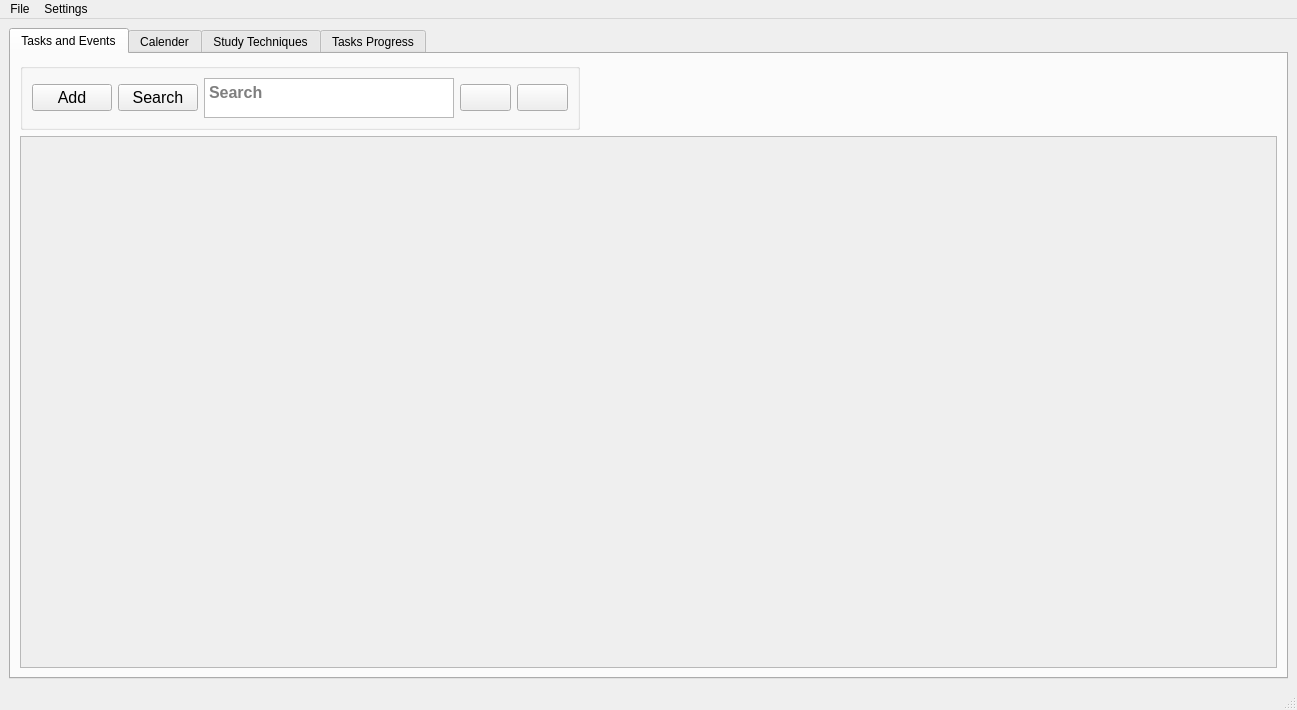
<?xml version="1.0" encoding="UTF-8"?>
<ui version="4.0">
 <class>MainWindow</class>
 <widget class="QMainWindow" name="MainWindow">
  <property name="geometry">
   <rect>
    <x>0</x>
    <y>0</y>
    <width>1297</width>
    <height>710</height>
   </rect>
  </property>
  <property name="sizePolicy">
   <sizepolicy hsizetype="Fixed" vsizetype="Fixed">
    <horstretch>0</horstretch>
    <verstretch>0</verstretch>
   </sizepolicy>
  </property>
  <property name="windowTitle">
   <string>Task Managment</string>
  </property>
  <widget class="QWidget" name="centralwidget">
   <layout class="QHBoxLayout" name="horizontalLayout_3">
    <item>
     <widget class="QTabWidget" name="tabWidget_mainTabs">
      <property name="layoutDirection">
       <enum>Qt::LeftToRight</enum>
      </property>
      <property name="styleSheet">
       <string notr="true">q
rgb(241, 255, 231)</string>
      </property>
      <property name="tabPosition">
       <enum>QTabWidget::North</enum>
      </property>
      <property name="tabShape">
       <enum>QTabWidget::Rounded</enum>
      </property>
      <property name="currentIndex">
       <number>0</number>
      </property>
      <property name="elideMode">
       <enum>Qt::ElideNone</enum>
      </property>
      <property name="usesScrollButtons">
       <bool>true</bool>
      </property>
      <widget class="QWidget" name="tab_tasks">
       <attribute name="title">
        <string>Tasks and Events</string>
       </attribute>
       <layout class="QGridLayout" name="gridLayout_2">
        <item row="0" column="0">
         <widget class="QGroupBox" name="groupBox_addAndSearch">
          <property name="sizePolicy">
           <sizepolicy hsizetype="Fixed" vsizetype="Fixed">
            <horstretch>0</horstretch>
            <verstretch>0</verstretch>
           </sizepolicy>
          </property>
          <property name="font">
           <font>
            <pointsize>12</pointsize>
           </font>
          </property>
          <property name="title">
           <string/>
          </property>
          <property name="flat">
           <bool>false</bool>
          </property>
          <layout class="QHBoxLayout" name="horizontalLayout_2">
           <item>
            <widget class="QPushButton" name="pushButton_addTask">
             <property name="styleSheet">
              <string notr="true">/*#pushButton_addTask {
    background-color: #3498db;
    color: white;
    font-size: 14px;
}
#pushButton_addTask:hover {
	background-color: rgb(174, 223, 255);
    color: white;
    font-size: 14px;

}*/</string>
             </property>
             <property name="text">
              <string>Add</string>
             </property>
            </widget>
           </item>
           <item>
            <widget class="QPushButton" name="pushButton_searchTask">
             <property name="text">
              <string>Search</string>
             </property>
            </widget>
           </item>
           <item>
            <widget class="QPlainTextEdit" name="plainTextEdit_searchTask">
             <property name="sizePolicy">
              <sizepolicy hsizetype="Fixed" vsizetype="Fixed">
               <horstretch>0</horstretch>
               <verstretch>0</verstretch>
              </sizepolicy>
             </property>
             <property name="maximumSize">
              <size>
               <width>250</width>
               <height>40</height>
              </size>
             </property>
             <property name="font">
              <font>
               <pointsize>12</pointsize>
               <weight>75</weight>
               <bold>true</bold>
              </font>
             </property>
             <property name="focusPolicy">
              <enum>Qt::StrongFocus</enum>
             </property>
             <property name="placeholderText">
              <string>Search</string>
             </property>
            </widget>
           </item>
           <item>
            <widget class="QPushButton" name="pushButton_sort1">
             <property name="text">
              <string/>
             </property>
            </widget>
           </item>
           <item>
            <widget class="QPushButton" name="pushButton_sort2">
             <property name="text">
              <string/>
             </property>
            </widget>
           </item>
          </layout>
         </widget>
        </item>
        <item row="1" column="0">
         <widget class="QScrollArea" name="scrollArea_tasks">
          <property name="sizePolicy">
           <sizepolicy hsizetype="Expanding" vsizetype="Expanding">
            <horstretch>0</horstretch>
            <verstretch>0</verstretch>
           </sizepolicy>
          </property>
          <property name="sizeAdjustPolicy">
           <enum>QAbstractScrollArea::AdjustToContents</enum>
          </property>
          <property name="widgetResizable">
           <bool>true</bool>
          </property>
          <widget class="QWidget" name="scrollArea_tasks_content">
           <property name="enabled">
            <bool>true</bool>
           </property>
           <property name="geometry">
            <rect>
             <x>0</x>
             <y>0</y>
             <width>1245</width>
             <height>513</height>
            </rect>
           </property>
          </widget>
         </widget>
        </item>
       </layout>
      </widget>
      <widget class="QWidget" name="tab_calender">
       <attribute name="title">
        <string>Calender</string>
       </attribute>
       <layout class="QHBoxLayout" name="horizontalLayout">
        <item>
         <layout class="QVBoxLayout" name="verticalLayout">
          <item>
           <widget class="QCalendarWidget" name="calendarWidget">
            <property name="enabled">
             <bool>true</bool>
            </property>
            <property name="font">
             <font>
              <weight>50</weight>
              <bold>false</bold>
              <stylestrategy>PreferDefault</stylestrategy>
              <kerning>true</kerning>
             </font>
            </property>
            <property name="cursor">
             <cursorShape>PointingHandCursor</cursorShape>
            </property>
            <property name="mouseTracking">
             <bool>false</bool>
            </property>
            <property name="tabletTracking">
             <bool>false</bool>
            </property>
            <property name="focusPolicy">
             <enum>Qt::NoFocus</enum>
            </property>
            <property name="contextMenuPolicy">
             <enum>Qt::DefaultContextMenu</enum>
            </property>
            <property name="autoFillBackground">
             <bool>false</bool>
            </property>
            <property name="styleSheet">
             <string notr="true"/>
            </property>
            <property name="locale">
             <locale language="English" country="AntiguaAndBarbuda"/>
            </property>
            <property name="inputMethodHints">
             <set>Qt::ImhNone</set>
            </property>
            <property name="maximumDate">
             <date>
              <year>4000</year>
              <month>12</month>
              <day>31</day>
             </date>
            </property>
            <property name="firstDayOfWeek">
             <enum>Qt::Sunday</enum>
            </property>
            <property name="gridVisible">
             <bool>false</bool>
            </property>
            <property name="selectionMode">
             <enum>QCalendarWidget::SingleSelection</enum>
            </property>
            <property name="horizontalHeaderFormat">
             <enum>QCalendarWidget::LongDayNames</enum>
            </property>
            <property name="verticalHeaderFormat">
             <enum>QCalendarWidget::NoVerticalHeader</enum>
            </property>
            <property name="navigationBarVisible">
             <bool>true</bool>
            </property>
            <property name="dateEditEnabled">
             <bool>true</bool>
            </property>
           </widget>
          </item>
         </layout>
        </item>
       </layout>
      </widget>
      <widget class="QWidget" name="tab_study">
       <attribute name="title">
        <string>Study Techniques</string>
       </attribute>
       <layout class="QHBoxLayout" name="horizontalLayout_7">
        <item>
         <layout class="QVBoxLayout" name="verticalLayout_5" stretch="0,2,8,0">
          <property name="sizeConstraint">
           <enum>QLayout::SetNoConstraint</enum>
          </property>
          <item>
           <spacer name="verticalSpacer_6">
            <property name="orientation">
             <enum>Qt::Vertical</enum>
            </property>
            <property name="sizeHint" stdset="0">
             <size>
              <width>20</width>
              <height>40</height>
             </size>
            </property>
           </spacer>
          </item>
          <item>
           <layout class="QHBoxLayout" name="horizontalLayout_6" stretch="0,0,0">
            <item>
             <widget class="QLabel" name="copmletion_label_3">
              <property name="sizePolicy">
               <sizepolicy hsizetype="Minimum" vsizetype="Fixed">
                <horstretch>0</horstretch>
                <verstretch>0</verstretch>
               </sizepolicy>
              </property>
              <property name="minimumSize">
               <size>
                <width>160</width>
                <height>30</height>
               </size>
              </property>
              <property name="maximumSize">
               <size>
                <width>160</width>
                <height>30</height>
               </size>
              </property>
              <property name="text">
               <string>Choose your technique:</string>
              </property>
             </widget>
            </item>
            <item>
             <widget class="QComboBox" name="comboBox_techniques">
              <property name="sizePolicy">
               <sizepolicy hsizetype="Minimum" vsizetype="Fixed">
                <horstretch>0</horstretch>
                <verstretch>0</verstretch>
               </sizepolicy>
              </property>
              <property name="minimumSize">
               <size>
                <width>180</width>
                <height>30</height>
               </size>
              </property>
              <property name="maximumSize">
               <size>
                <width>180</width>
                <height>30</height>
               </size>
              </property>
              <property name="focusPolicy">
               <enum>Qt::NoFocus</enum>
              </property>
              <property name="editable">
               <bool>false</bool>
              </property>
              <property name="currentText">
               <string/>
              </property>
              <property name="currentIndex">
               <number>-1</number>
              </property>
              <item>
               <property name="text">
                <string>Your Own Time Blocking</string>
               </property>
              </item>
              <item>
               <property name="text">
                <string>Pomodoro Technique</string>
               </property>
              </item>
              <item>
               <property name="text">
                <string>52-17 Technique</string>
               </property>
              </item>
              <item>
               <property name="text">
                <string>The 45-15 Method</string>
               </property>
              </item>
             </widget>
            </item>
            <item>
             <widget class="QPushButton" name="pushButton_study">
              <property name="sizePolicy">
               <sizepolicy hsizetype="Minimum" vsizetype="Fixed">
                <horstretch>0</horstretch>
                <verstretch>0</verstretch>
               </sizepolicy>
              </property>
              <property name="minimumSize">
               <size>
                <width>150</width>
                <height>30</height>
               </size>
              </property>
              <property name="maximumSize">
               <size>
                <width>150</width>
                <height>30</height>
               </size>
              </property>
              <property name="styleSheet">
               <string notr="true">/*#pushButton_study {
    background-color: #3498db;
    color: white;
    font-size: 14px;
}
#pushButton_study:hover {
	background-color: rgb(0, 85, 255);
    color: white;
    font-size: 14px;

}*/</string>
              </property>
              <property name="text">
               <string>Start</string>
              </property>
             </widget>
            </item>
           </layout>
          </item>
          <item>
           <widget class="QTextBrowser" name="TextBrowser_display">
            <property name="sizePolicy">
             <sizepolicy hsizetype="Expanding" vsizetype="Expanding">
              <horstretch>0</horstretch>
              <verstretch>0</verstretch>
             </sizepolicy>
            </property>
            <property name="minimumSize">
             <size>
              <width>600</width>
              <height>450</height>
             </size>
            </property>
            <property name="maximumSize">
             <size>
              <width>16777215</width>
              <height>16777215</height>
             </size>
            </property>
            <property name="autoFillBackground">
             <bool>false</bool>
            </property>
            <property name="html">
             <string>&lt;!DOCTYPE HTML PUBLIC &quot;-//W3C//DTD HTML 4.0//EN&quot; &quot;http://www.w3.org/TR/REC-html40/strict.dtd&quot;&gt;
&lt;html&gt;&lt;head&gt;&lt;meta name=&quot;qrichtext&quot; content=&quot;1&quot; /&gt;&lt;style type=&quot;text/css&quot;&gt;
p, li { white-space: pre-wrap; }
&lt;/style&gt;&lt;/head&gt;&lt;body style=&quot; font-family:'MS Shell Dlg 2'; font-size:7.8pt; font-weight:400; font-style:normal;&quot;&gt;
&lt;p style=&quot;-qt-paragraph-type:empty; margin-top:12px; margin-bottom:12px; margin-left:0px; margin-right:0px; -qt-block-indent:0; text-indent:0px;&quot;&gt;&lt;br /&gt;&lt;/p&gt;&lt;/body&gt;&lt;/html&gt;</string>
            </property>
           </widget>
          </item>
          <item>
           <spacer name="verticalSpacer_7">
            <property name="orientation">
             <enum>Qt::Vertical</enum>
            </property>
            <property name="sizeHint" stdset="0">
             <size>
              <width>20</width>
              <height>40</height>
             </size>
            </property>
           </spacer>
          </item>
         </layout>
        </item>
        <item>
         <layout class="QGridLayout" name="gridLayout_3" rowstretch="1,6,1,6,1,6,1,2,1">
          <item row="1" column="1" alignment="Qt::AlignRight">
           <widget class="QLabel" name="copmletion_label_5">
            <property name="text">
             <string>TIMER:</string>
            </property>
           </widget>
          </item>
          <item row="5" column="1" alignment="Qt::AlignRight">
           <widget class="QLabel" name="copmletion_label_4">
            <property name="text">
             <string>Your Progress:</string>
            </property>
           </widget>
          </item>
          <item row="1" column="2" alignment="Qt::AlignHCenter">
           <widget class="QLCDNumber" name="doneNum_3">
            <property name="minimumSize">
             <size>
              <width>260</width>
              <height>80</height>
             </size>
            </property>
            <property name="maximumSize">
             <size>
              <width>260</width>
              <height>80</height>
             </size>
            </property>
           </widget>
          </item>
          <item row="3" column="2" alignment="Qt::AlignHCenter">
           <widget class="QTextBrowser" name="textBrowser_2">
            <property name="enabled">
             <bool>true</bool>
            </property>
            <property name="sizePolicy">
             <sizepolicy hsizetype="Fixed" vsizetype="Fixed">
              <horstretch>0</horstretch>
              <verstretch>0</verstretch>
             </sizepolicy>
            </property>
            <property name="minimumSize">
             <size>
              <width>150</width>
              <height>35</height>
             </size>
            </property>
            <property name="maximumSize">
             <size>
              <width>150</width>
              <height>35</height>
             </size>
            </property>
            <property name="font">
             <font>
              <pointsize>20</pointsize>
              <weight>50</weight>
              <italic>false</italic>
              <bold>false</bold>
             </font>
            </property>
            <property name="cursor" stdset="0">
             <cursorShape>ArrowCursor</cursorShape>
            </property>
            <property name="focusPolicy">
             <enum>Qt::NoFocus</enum>
            </property>
            <property name="layoutDirection">
             <enum>Qt::LeftToRight</enum>
            </property>
            <property name="styleSheet">
             <string notr="true"/>
            </property>
            <property name="html">
             <string>&lt;!DOCTYPE HTML PUBLIC &quot;-//W3C//DTD HTML 4.0//EN&quot; &quot;http://www.w3.org/TR/REC-html40/strict.dtd&quot;&gt;
&lt;html&gt;&lt;head&gt;&lt;meta name=&quot;qrichtext&quot; content=&quot;1&quot; /&gt;&lt;style type=&quot;text/css&quot;&gt;
p, li { white-space: pre-wrap; }
&lt;/style&gt;&lt;/head&gt;&lt;body style=&quot; font-family:'MS Shell Dlg 2'; font-size:20pt; font-weight:400; font-style:normal;&quot;&gt;
&lt;p align=&quot;center&quot; style=&quot; margin-top:0px; margin-bottom:0px; margin-left:0px; margin-right:0px; -qt-block-indent:0; text-indent:0px;&quot;&gt;&lt;span style=&quot; font-size:7.8pt;&quot;&gt;Studying&lt;/span&gt;&lt;/p&gt;&lt;/body&gt;&lt;/html&gt;</string>
            </property>
           </widget>
          </item>
          <item row="5" column="2" alignment="Qt::AlignHCenter">
           <widget class="QProgressBar" name="completion_bar_3">
            <property name="sizePolicy">
             <sizepolicy hsizetype="Maximum" vsizetype="Maximum">
              <horstretch>0</horstretch>
              <verstretch>0</verstretch>
             </sizepolicy>
            </property>
            <property name="minimumSize">
             <size>
              <width>450</width>
              <height>0</height>
             </size>
            </property>
            <property name="maximumSize">
             <size>
              <width>450</width>
              <height>30</height>
             </size>
            </property>
            <property name="value">
             <number>0</number>
            </property>
           </widget>
          </item>
          <item row="3" column="1" alignment="Qt::AlignRight">
           <widget class="QLabel" name="copmletion_label_6">
            <property name="text">
             <string>Status:</string>
            </property>
           </widget>
          </item>
          <item row="0" column="2">
           <spacer name="verticalSpacer_2">
            <property name="orientation">
             <enum>Qt::Vertical</enum>
            </property>
            <property name="sizeType">
             <enum>QSizePolicy::Expanding</enum>
            </property>
            <property name="sizeHint" stdset="0">
             <size>
              <width>20</width>
              <height>40</height>
             </size>
            </property>
           </spacer>
          </item>
          <item row="8" column="2">
           <spacer name="verticalSpacer">
            <property name="orientation">
             <enum>Qt::Vertical</enum>
            </property>
            <property name="sizeHint" stdset="0">
             <size>
              <width>20</width>
              <height>40</height>
             </size>
            </property>
           </spacer>
          </item>
          <item row="2" column="2">
           <spacer name="verticalSpacer_3">
            <property name="orientation">
             <enum>Qt::Vertical</enum>
            </property>
            <property name="sizeType">
             <enum>QSizePolicy::Fixed</enum>
            </property>
            <property name="sizeHint" stdset="0">
             <size>
              <width>20</width>
              <height>40</height>
             </size>
            </property>
           </spacer>
          </item>
          <item row="4" column="2">
           <spacer name="verticalSpacer_4">
            <property name="orientation">
             <enum>Qt::Vertical</enum>
            </property>
            <property name="sizeType">
             <enum>QSizePolicy::Fixed</enum>
            </property>
            <property name="sizeHint" stdset="0">
             <size>
              <width>20</width>
              <height>40</height>
             </size>
            </property>
           </spacer>
          </item>
          <item row="3" column="0">
           <spacer name="horizontalSpacer_2">
            <property name="orientation">
             <enum>Qt::Horizontal</enum>
            </property>
            <property name="sizeHint" stdset="0">
             <size>
              <width>40</width>
              <height>20</height>
             </size>
            </property>
           </spacer>
          </item>
          <item row="3" column="3">
           <spacer name="horizontalSpacer">
            <property name="orientation">
             <enum>Qt::Horizontal</enum>
            </property>
            <property name="sizeHint" stdset="0">
             <size>
              <width>40</width>
              <height>20</height>
             </size>
            </property>
           </spacer>
          </item>
          <item row="7" column="2">
           <layout class="QHBoxLayout" name="horizontalLayout_4">
            <property name="spacing">
             <number>10</number>
            </property>
            <property name="sizeConstraint">
             <enum>QLayout::SetDefaultConstraint</enum>
            </property>
            <item>
             <widget class="QPushButton" name="pushButton_study_2">
              <property name="minimumSize">
               <size>
                <width>150</width>
                <height>30</height>
               </size>
              </property>
              <property name="maximumSize">
               <size>
                <width>150</width>
                <height>40</height>
               </size>
              </property>
              <property name="styleSheet">
               <string notr="true">/*#pushButton_study_2 {
    background-color: #3498db;
    color: white;
    font-size: 14px;
}
#pushButton_study_2:hover {
	background-color: rgb(0, 85, 255);
    color: white;
    font-size: 14px;

}*/
</string>
              </property>
              <property name="text">
               <string>Stop</string>
              </property>
             </widget>
            </item>
            <item>
             <widget class="QPushButton" name="pushButton_study_3">
              <property name="sizePolicy">
               <sizepolicy hsizetype="MinimumExpanding" vsizetype="Fixed">
                <horstretch>0</horstretch>
                <verstretch>0</verstretch>
               </sizepolicy>
              </property>
              <property name="minimumSize">
               <size>
                <width>150</width>
                <height>30</height>
               </size>
              </property>
              <property name="maximumSize">
               <size>
                <width>150</width>
                <height>40</height>
               </size>
              </property>
              <property name="styleSheet">
               <string notr="true">/*#pushButton_study_3 {
    background-color: #3498db;
    color: white;
    font-size: 14px;
}
#pushButton_study_3:hover {
	background-color: rgb(0, 85, 255);
    color: white;
    font-size: 14px;

}*/</string>
              </property>
              <property name="text">
               <string>Reset</string>
              </property>
             </widget>
            </item>
           </layout>
          </item>
          <item row="6" column="2">
           <spacer name="verticalSpacer_5">
            <property name="orientation">
             <enum>Qt::Vertical</enum>
            </property>
            <property name="sizeType">
             <enum>QSizePolicy::Fixed</enum>
            </property>
            <property name="sizeHint" stdset="0">
             <size>
              <width>20</width>
              <height>40</height>
             </size>
            </property>
           </spacer>
          </item>
         </layout>
        </item>
       </layout>
      </widget>
      <widget class="QWidget" name="tab_insights">
       <attribute name="title">
        <string>Tasks Progress</string>
       </attribute>
       <layout class="QGridLayout" name="gridLayout_5">
        <item row="0" column="1">
         <widget class="QGroupBox" name="prev_month">
          <property name="title">
           <string>Previous Month</string>
          </property>
          <property name="flat">
           <bool>true</bool>
          </property>
          <layout class="QGridLayout" name="gridLayout_8">
           <item row="0" column="0">
            <widget class="QLabel" name="copmletion_label_2">
             <property name="text">
              <string>Completion Percentage:</string>
             </property>
            </widget>
           </item>
           <item row="0" column="1">
            <widget class="QProgressBar" name="completion_bar_2">
             <property name="value">
              <number>100</number>
             </property>
            </widget>
           </item>
           <item row="1" column="0">
            <widget class="QLabel" name="done_2">
             <property name="text">
              <string>Total Tasks Done:</string>
             </property>
            </widget>
           </item>
           <item row="1" column="1" alignment="Qt::AlignHCenter">
            <widget class="QLCDNumber" name="doneNum_2">
             <property name="minimumSize">
              <size>
               <width>200</width>
               <height>40</height>
              </size>
             </property>
             <property name="maximumSize">
              <size>
               <width>200</width>
               <height>40</height>
              </size>
             </property>
            </widget>
           </item>
           <item row="2" column="0">
            <widget class="QLabel" name="left_2">
             <property name="text">
              <string>Tasks Left:</string>
             </property>
            </widget>
           </item>
           <item row="2" column="1" alignment="Qt::AlignHCenter">
            <widget class="QLCDNumber" name="leftNum_2">
             <property name="minimumSize">
              <size>
               <width>200</width>
               <height>40</height>
              </size>
             </property>
             <property name="maximumSize">
              <size>
               <width>200</width>
               <height>40</height>
              </size>
             </property>
            </widget>
           </item>
          </layout>
         </widget>
        </item>
        <item row="1" column="0" colspan="2">
         <widget class="QGroupBox" name="myDay_data_2">
          <property name="title">
           <string>Charts</string>
          </property>
          <property name="flat">
           <bool>true</bool>
          </property>
          <layout class="QGridLayout" name="gridLayout_6">
           <item row="0" column="0">
            <widget class="QLabel" name="chart1_3">
             <property name="text">
              <string>Chart generated from data</string>
             </property>
             <property name="textFormat">
              <enum>Qt::AutoText</enum>
             </property>
             <property name="alignment">
              <set>Qt::AlignCenter</set>
             </property>
            </widget>
           </item>
           <item row="0" column="1">
            <widget class="QLabel" name="chart1_2">
             <property name="text">
              <string>Chart generated from data</string>
             </property>
             <property name="textFormat">
              <enum>Qt::AutoText</enum>
             </property>
             <property name="alignment">
              <set>Qt::AlignCenter</set>
             </property>
            </widget>
           </item>
          </layout>
         </widget>
        </item>
        <item row="0" column="0">
         <widget class="QGroupBox" name="myDay_data">
          <property name="title">
           <string>My Day</string>
          </property>
          <property name="flat">
           <bool>true</bool>
          </property>
          <layout class="QGridLayout" name="gridLayout_7">
           <item row="0" column="0">
            <widget class="QLabel" name="copmletion_label">
             <property name="text">
              <string>Completion Percentage:</string>
             </property>
            </widget>
           </item>
           <item row="0" column="1">
            <widget class="QProgressBar" name="completion_bar">
             <property name="enabled">
              <bool>true</bool>
             </property>
             <property name="value">
              <number>50</number>
             </property>
            </widget>
           </item>
           <item row="1" column="0">
            <widget class="QLabel" name="done">
             <property name="text">
              <string>Total Tasks Done:</string>
             </property>
            </widget>
           </item>
           <item row="1" column="1" alignment="Qt::AlignHCenter">
            <widget class="QLCDNumber" name="doneNum">
             <property name="minimumSize">
              <size>
               <width>200</width>
               <height>40</height>
              </size>
             </property>
             <property name="maximumSize">
              <size>
               <width>200</width>
               <height>40</height>
              </size>
             </property>
            </widget>
           </item>
           <item row="2" column="0">
            <widget class="QLabel" name="left">
             <property name="text">
              <string>Tasks Left:</string>
             </property>
            </widget>
           </item>
           <item row="2" column="1" alignment="Qt::AlignHCenter">
            <widget class="QLCDNumber" name="leftNum">
             <property name="minimumSize">
              <size>
               <width>200</width>
               <height>40</height>
              </size>
             </property>
             <property name="maximumSize">
              <size>
               <width>200</width>
               <height>40</height>
              </size>
             </property>
            </widget>
           </item>
          </layout>
         </widget>
        </item>
       </layout>
      </widget>
     </widget>
    </item>
   </layout>
  </widget>
  <widget class="QMenuBar" name="menubar">
   <property name="geometry">
    <rect>
     <x>0</x>
     <y>0</y>
     <width>1297</width>
     <height>26</height>
    </rect>
   </property>
   <widget class="QMenu" name="menuFile">
    <property name="title">
     <string>File</string>
    </property>
    <addaction name="actionExit"/>
    <addaction name="actionSave_Data"/>
    <addaction name="actionBack_Up_Data"/>
    <addaction name="actionRestore_Data"/>
   </widget>
   <widget class="QMenu" name="menuSettings">
    <property name="title">
     <string>Settings</string>
    </property>
    <addaction name="actionPreferences"/>
   </widget>
   <addaction name="menuFile"/>
   <addaction name="menuSettings"/>
  </widget>
  <widget class="QStatusBar" name="statusbar"/>
  <action name="actionExit">
   <property name="text">
    <string>Exit</string>
   </property>
  </action>
  <action name="actionSave_Data">
   <property name="text">
    <string>Save Data</string>
   </property>
  </action>
  <action name="actionBack_Up_Data">
   <property name="text">
    <string>Back-Up Data</string>
   </property>
  </action>
  <action name="actionRestore_Data">
   <property name="text">
    <string>Restore Data</string>
   </property>
  </action>
  <action name="actionPreferences">
   <property name="icon">
    <iconset>
     <normaloff>Images/gear.svg</normaloff>Images/gear.svg</iconset>
   </property>
   <property name="text">
    <string>Preferences</string>
   </property>
  </action>
 </widget>
 <resources/>
 <connections/>
</ui>
